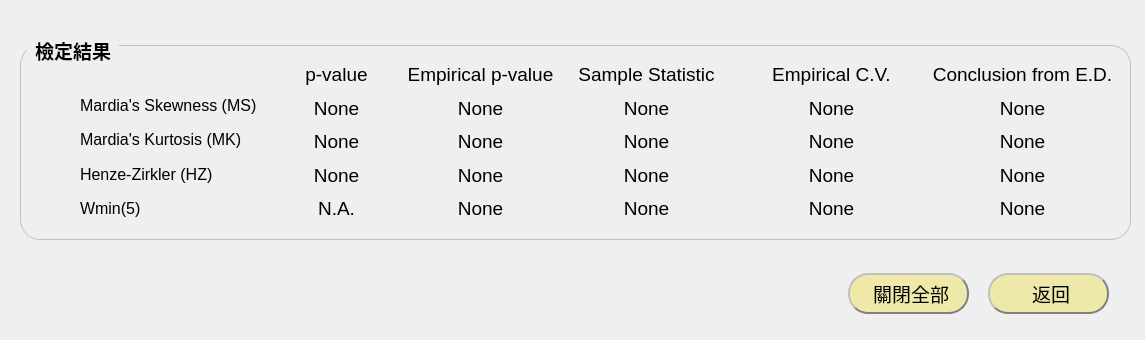
<?xml version="1.0" encoding="UTF-8"?>
<ui version="4.0">
 <class>MVNTestingResults</class>
 <widget class="QWidget" name="MVNTestingResults">
  <property name="geometry">
   <rect>
    <x>0</x>
    <y>0</y>
    <width>1145</width>
    <height>340</height>
   </rect>
  </property>
  <property name="font">
   <font>
    <pointsize>14</pointsize>
   </font>
  </property>
  <property name="windowTitle">
   <string>Form</string>
  </property>
  <property name="layoutDirection">
   <enum>Qt::LeftToRight</enum>
  </property>
  <widget class="QPushButton" name="pushButton_to_main">
   <property name="geometry">
    <rect>
     <x>988</x>
     <y>273</y>
     <width>121</width>
     <height>41</height>
    </rect>
   </property>
   <property name="font">
    <font>
     <pointsize>14</pointsize>
    </font>
   </property>
   <property name="styleSheet">
    <string notr="true">QPushButton{

background-color: rgb(238, 232, 169);
       
        border-radius: 20px;  border: 2px groove gray;
        border-style: outset;

}



QPushButton:hover{
       background-color:#EEB900;
        border-radius: 14px;  border: 2px groove gray;
        border-style: outset;
 }</string>
   </property>
   <property name="text">
    <string> 返回</string>
   </property>
   <property name="icon">
    <iconset>
     <normaloff>reply-message_7358472.png</normaloff>reply-message_7358472.png</iconset>
   </property>
   <property name="iconSize">
    <size>
     <width>20</width>
     <height>20</height>
    </size>
   </property>
  </widget>
  <widget class="QGroupBox" name="groupBox_3">
   <property name="geometry">
    <rect>
     <x>20</x>
     <y>39</y>
     <width>1111</width>
     <height>201</height>
    </rect>
   </property>
   <property name="font">
    <font>
     <pointsize>14</pointsize>
     <italic>false</italic>
     <bold>true</bold>
    </font>
   </property>
   <property name="styleSheet">
    <string notr="true">/*

QGroupBox  {
    border: 1px solid gray;
    border-color: #FF17365D;
    margin-top: 0px;
	
    border-radius: 20px;
}
*/

/*
QGroupBox:title {
                 subcontrol-origin: margin;
                 subcontrol-position: top center;
                 padding-left: 0px;
                 padding-right: 0px; }
*/


/*
QGroupBox::title {
    
     padding-left: 15px;
    padding-top: -14px;
	
}
*/

/*
QGroupBox::title {
    
   margin-left: 15px;
    margin-top: -15px;
	
}
*/

QGroupBox {
    font: bold; 
    border: 1px solid silver;
    border-radius: 20px;
    margin-top: 6px;
}

QGroupBox::title {
    subcontrol-origin: margin;
    left: 7px;
    padding: 0px 5px 0px 5px;
}</string>
   </property>
   <property name="title">
    <string>檢定結果</string>
   </property>
   <property name="alignment">
    <set>Qt::AlignLeading|Qt::AlignLeft|Qt::AlignVCenter</set>
   </property>
   <widget class="QWidget" name="layoutWidget">
    <property name="geometry">
     <rect>
      <x>60</x>
      <y>52</y>
      <width>191</width>
      <height>131</height>
     </rect>
    </property>
    <layout class="QGridLayout" name="gridLayout">
     <item row="2" column="0">
      <widget class="QLabel" name="label_3">
       <property name="font">
        <font>
         <pointsize>12</pointsize>
         <bold>false</bold>
        </font>
       </property>
       <property name="text">
        <string>Henze-Zirkler (HZ)</string>
       </property>
      </widget>
     </item>
     <item row="0" column="0">
      <widget class="QLabel" name="label">
       <property name="font">
        <font>
         <pointsize>12</pointsize>
         <bold>false</bold>
        </font>
       </property>
       <property name="text">
        <string>Mardia's Skewness (MS)</string>
       </property>
      </widget>
     </item>
     <item row="1" column="0">
      <widget class="QLabel" name="label_2">
       <property name="font">
        <font>
         <pointsize>12</pointsize>
         <bold>false</bold>
        </font>
       </property>
       <property name="text">
        <string>Mardia's Kurtosis (MK)</string>
       </property>
      </widget>
     </item>
     <item row="3" column="0">
      <widget class="QLabel" name="label_4">
       <property name="font">
        <font>
         <pointsize>12</pointsize>
         <bold>false</bold>
        </font>
       </property>
       <property name="text">
        <string>Wmin(5)</string>
       </property>
      </widget>
     </item>
    </layout>
   </widget>
   <widget class="QWidget" name="layoutWidget">
    <property name="geometry">
     <rect>
      <x>251</x>
      <y>22</y>
      <width>131</width>
      <height>161</height>
     </rect>
    </property>
    <layout class="QVBoxLayout" name="verticalLayout">
     <item>
      <widget class="QLabel" name="label_MS_CV_3">
       <property name="font">
        <font>
         <pointsize>14</pointsize>
         <italic>false</italic>
         <bold>false</bold>
        </font>
       </property>
       <property name="text">
        <string>p-value</string>
       </property>
       <property name="alignment">
        <set>Qt::AlignCenter</set>
       </property>
      </widget>
     </item>
     <item>
      <widget class="QLabel" name="label_MS_pval">
       <property name="font">
        <font>
         <pointsize>14</pointsize>
         <bold>false</bold>
        </font>
       </property>
       <property name="text">
        <string>None</string>
       </property>
       <property name="alignment">
        <set>Qt::AlignCenter</set>
       </property>
      </widget>
     </item>
     <item>
      <widget class="QLabel" name="label_MK_pval">
       <property name="font">
        <font>
         <pointsize>14</pointsize>
         <bold>false</bold>
        </font>
       </property>
       <property name="text">
        <string>None</string>
       </property>
       <property name="alignment">
        <set>Qt::AlignCenter</set>
       </property>
      </widget>
     </item>
     <item>
      <widget class="QLabel" name="label_HZ_pval">
       <property name="font">
        <font>
         <pointsize>14</pointsize>
         <bold>false</bold>
        </font>
       </property>
       <property name="text">
        <string>None</string>
       </property>
       <property name="alignment">
        <set>Qt::AlignCenter</set>
       </property>
      </widget>
     </item>
     <item>
      <widget class="QLabel" name="label_Wmin5_pval">
       <property name="font">
        <font>
         <pointsize>14</pointsize>
         <bold>false</bold>
        </font>
       </property>
       <property name="text">
        <string>N.A.</string>
       </property>
       <property name="alignment">
        <set>Qt::AlignCenter</set>
       </property>
      </widget>
     </item>
    </layout>
   </widget>
   <widget class="QWidget" name="layoutWidget">
    <property name="geometry">
     <rect>
      <x>380</x>
      <y>22</y>
      <width>161</width>
      <height>161</height>
     </rect>
    </property>
    <layout class="QVBoxLayout" name="verticalLayout_2">
     <item>
      <widget class="QLabel" name="label_MS_CV_5">
       <property name="font">
        <font>
         <pointsize>14</pointsize>
         <italic>false</italic>
         <bold>false</bold>
        </font>
       </property>
       <property name="text">
        <string>Empirical p-value</string>
       </property>
       <property name="alignment">
        <set>Qt::AlignCenter</set>
       </property>
      </widget>
     </item>
     <item>
      <widget class="QLabel" name="label_MS_pval_fromCV">
       <property name="font">
        <font>
         <pointsize>14</pointsize>
         <bold>false</bold>
        </font>
       </property>
       <property name="text">
        <string>None</string>
       </property>
       <property name="alignment">
        <set>Qt::AlignCenter</set>
       </property>
      </widget>
     </item>
     <item>
      <widget class="QLabel" name="label_MK_pval_fromCV">
       <property name="font">
        <font>
         <pointsize>14</pointsize>
         <bold>false</bold>
        </font>
       </property>
       <property name="text">
        <string>None</string>
       </property>
       <property name="alignment">
        <set>Qt::AlignCenter</set>
       </property>
      </widget>
     </item>
     <item>
      <widget class="QLabel" name="label_HZ_pval_fromCV">
       <property name="font">
        <font>
         <pointsize>14</pointsize>
         <bold>false</bold>
        </font>
       </property>
       <property name="text">
        <string>None</string>
       </property>
       <property name="alignment">
        <set>Qt::AlignCenter</set>
       </property>
      </widget>
     </item>
     <item>
      <widget class="QLabel" name="label_Wmin5_pval_fromCV">
       <property name="font">
        <font>
         <pointsize>14</pointsize>
         <bold>false</bold>
        </font>
       </property>
       <property name="text">
        <string>None</string>
       </property>
       <property name="alignment">
        <set>Qt::AlignCenter</set>
       </property>
      </widget>
     </item>
    </layout>
   </widget>
   <widget class="QWidget" name="layoutWidget">
    <property name="geometry">
     <rect>
      <x>536</x>
      <y>22</y>
      <width>181</width>
      <height>161</height>
     </rect>
    </property>
    <layout class="QVBoxLayout" name="verticalLayout_3">
     <item>
      <widget class="QLabel" name="label_MS_CV_2">
       <property name="font">
        <font>
         <pointsize>14</pointsize>
         <bold>false</bold>
        </font>
       </property>
       <property name="text">
        <string>Sample Statistic</string>
       </property>
       <property name="alignment">
        <set>Qt::AlignCenter</set>
       </property>
      </widget>
     </item>
     <item>
      <widget class="QLabel" name="label_MS_TS">
       <property name="font">
        <font>
         <pointsize>14</pointsize>
         <bold>false</bold>
        </font>
       </property>
       <property name="text">
        <string>None</string>
       </property>
       <property name="alignment">
        <set>Qt::AlignCenter</set>
       </property>
      </widget>
     </item>
     <item>
      <widget class="QLabel" name="label_MK_TS">
       <property name="font">
        <font>
         <pointsize>14</pointsize>
         <bold>false</bold>
        </font>
       </property>
       <property name="text">
        <string>None</string>
       </property>
       <property name="alignment">
        <set>Qt::AlignCenter</set>
       </property>
      </widget>
     </item>
     <item>
      <widget class="QLabel" name="label_HZ_TS">
       <property name="font">
        <font>
         <pointsize>14</pointsize>
         <bold>false</bold>
        </font>
       </property>
       <property name="text">
        <string>None</string>
       </property>
       <property name="alignment">
        <set>Qt::AlignCenter</set>
       </property>
      </widget>
     </item>
     <item>
      <widget class="QLabel" name="label_Wmin5_TS">
       <property name="font">
        <font>
         <pointsize>14</pointsize>
         <bold>false</bold>
        </font>
       </property>
       <property name="text">
        <string>None</string>
       </property>
       <property name="alignment">
        <set>Qt::AlignCenter</set>
       </property>
      </widget>
     </item>
    </layout>
   </widget>
   <widget class="QWidget" name="layoutWidget">
    <property name="geometry">
     <rect>
      <x>716</x>
      <y>22</y>
      <width>191</width>
      <height>161</height>
     </rect>
    </property>
    <layout class="QVBoxLayout" name="verticalLayout_4">
     <item>
      <widget class="QLabel" name="label_MS_CV_4">
       <property name="font">
        <font>
         <pointsize>14</pointsize>
         <bold>false</bold>
        </font>
       </property>
       <property name="text">
        <string>Empirical C.V.</string>
       </property>
       <property name="alignment">
        <set>Qt::AlignCenter</set>
       </property>
      </widget>
     </item>
     <item>
      <widget class="QLabel" name="label_MS_CV">
       <property name="font">
        <font>
         <pointsize>14</pointsize>
         <bold>false</bold>
        </font>
       </property>
       <property name="text">
        <string>None</string>
       </property>
       <property name="alignment">
        <set>Qt::AlignCenter</set>
       </property>
      </widget>
     </item>
     <item>
      <widget class="QLabel" name="label_MK_CV">
       <property name="font">
        <font>
         <pointsize>14</pointsize>
         <bold>false</bold>
        </font>
       </property>
       <property name="text">
        <string>None</string>
       </property>
       <property name="alignment">
        <set>Qt::AlignCenter</set>
       </property>
      </widget>
     </item>
     <item>
      <widget class="QLabel" name="label_HZ_CV">
       <property name="font">
        <font>
         <pointsize>14</pointsize>
         <bold>false</bold>
        </font>
       </property>
       <property name="text">
        <string>None</string>
       </property>
       <property name="alignment">
        <set>Qt::AlignCenter</set>
       </property>
      </widget>
     </item>
     <item>
      <widget class="QLabel" name="label_Wmin5_CV">
       <property name="font">
        <font>
         <pointsize>14</pointsize>
         <bold>false</bold>
        </font>
       </property>
       <property name="text">
        <string>None</string>
       </property>
       <property name="alignment">
        <set>Qt::AlignCenter</set>
       </property>
      </widget>
     </item>
    </layout>
   </widget>
   <widget class="QWidget" name="layoutWidget">
    <property name="geometry">
     <rect>
      <x>906</x>
      <y>22</y>
      <width>193</width>
      <height>161</height>
     </rect>
    </property>
    <layout class="QVBoxLayout" name="verticalLayout_5">
     <item>
      <widget class="QLabel" name="label_MS_CV_6">
       <property name="font">
        <font>
         <pointsize>14</pointsize>
         <bold>false</bold>
        </font>
       </property>
       <property name="text">
        <string>Conclusion from E.D.</string>
       </property>
       <property name="alignment">
        <set>Qt::AlignCenter</set>
       </property>
      </widget>
     </item>
     <item>
      <widget class="QLabel" name="label_MS_result">
       <property name="font">
        <font>
         <pointsize>14</pointsize>
         <bold>false</bold>
        </font>
       </property>
       <property name="text">
        <string>None</string>
       </property>
       <property name="alignment">
        <set>Qt::AlignCenter</set>
       </property>
      </widget>
     </item>
     <item>
      <widget class="QLabel" name="label_MK_result">
       <property name="font">
        <font>
         <pointsize>14</pointsize>
         <bold>false</bold>
        </font>
       </property>
       <property name="text">
        <string>None</string>
       </property>
       <property name="alignment">
        <set>Qt::AlignCenter</set>
       </property>
      </widget>
     </item>
     <item>
      <widget class="QLabel" name="label_HZ_result">
       <property name="font">
        <font>
         <pointsize>14</pointsize>
         <bold>false</bold>
        </font>
       </property>
       <property name="text">
        <string>None</string>
       </property>
       <property name="alignment">
        <set>Qt::AlignCenter</set>
       </property>
      </widget>
     </item>
     <item>
      <widget class="QLabel" name="label_Wmin5_result">
       <property name="font">
        <font>
         <pointsize>14</pointsize>
         <bold>false</bold>
        </font>
       </property>
       <property name="text">
        <string>None</string>
       </property>
       <property name="alignment">
        <set>Qt::AlignCenter</set>
       </property>
      </widget>
     </item>
    </layout>
   </widget>
  </widget>
  <widget class="QPushButton" name="pushButton_closeAll">
   <property name="geometry">
    <rect>
     <x>848</x>
     <y>273</y>
     <width>121</width>
     <height>41</height>
    </rect>
   </property>
   <property name="font">
    <font>
     <pointsize>14</pointsize>
    </font>
   </property>
   <property name="styleSheet">
    <string notr="true">QPushButton{

background-color: rgb(238, 232, 169);
       
        border-radius: 20px;  border: 2px groove gray;
        border-style: outset;

}




QPushButton:hover{
       background-color:#EEB900;
        border-radius: 14px;  border: 2px groove gray;
        border-style: outset;
 }</string>
   </property>
   <property name="text">
    <string> 關閉全部</string>
   </property>
   <property name="icon">
    <iconset>
     <normaloff>close_5756234.png</normaloff>close_5756234.png</iconset>
   </property>
   <property name="iconSize">
    <size>
     <width>20</width>
     <height>20</height>
    </size>
   </property>
  </widget>
  <zorder>pushButton_to_main</zorder>
  <zorder>pushButton_closeAll</zorder>
  <zorder>groupBox_3</zorder>
 </widget>
 <resources/>
 <connections/>
</ui>
